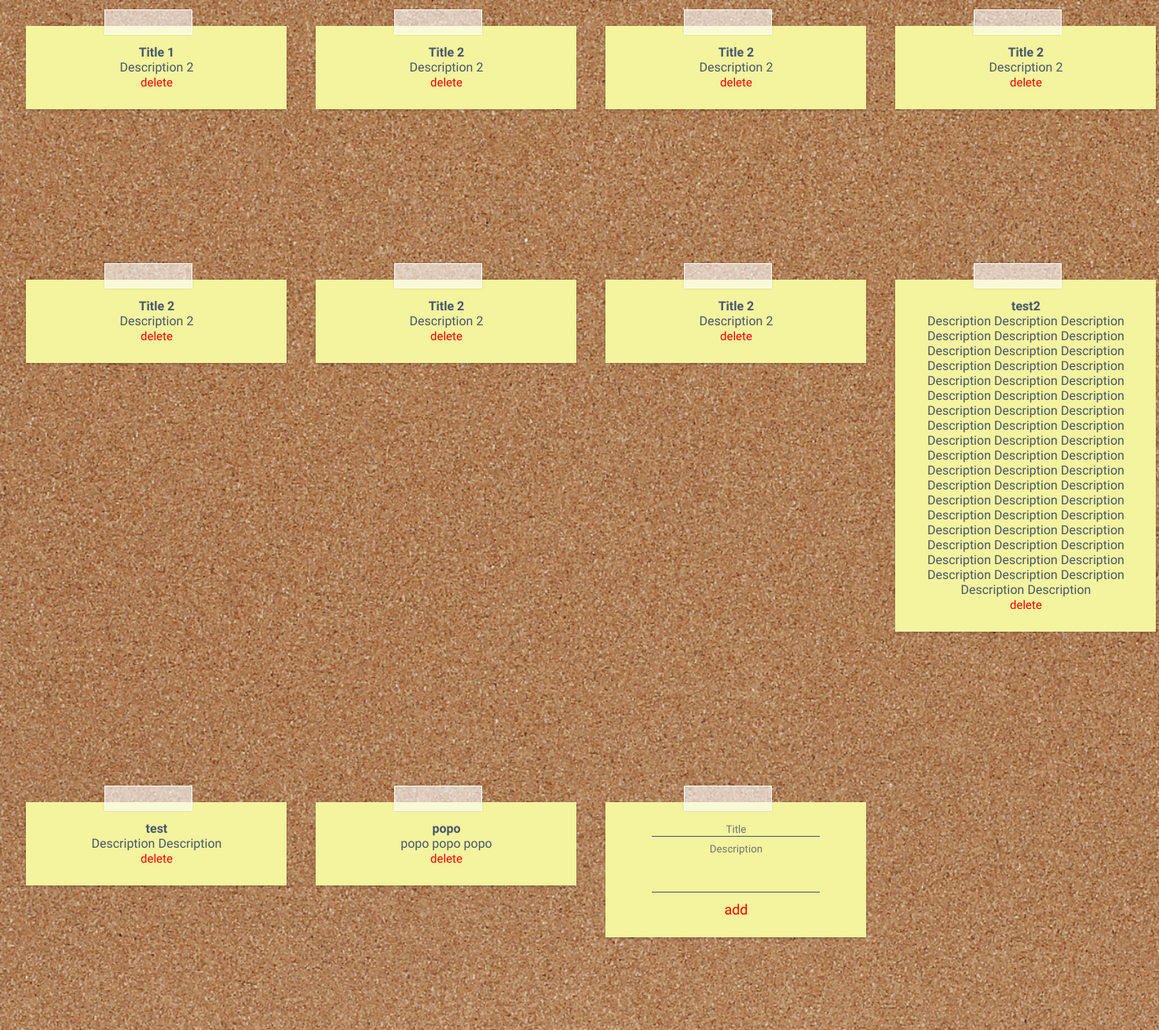
The page / on the database its author committed.
### tables this page shows
CREATE TABLE IF NOT EXISTS `post` (
  `id` int(11) NOT NULL AUTO_INCREMENT,
  `title` varchar(255) DEFAULT NULL,
  `description` longtext,
  PRIMARY KEY (`id`)
);

### index.php (the view, shortened to what this page needs)
<?php include('libs/config.php'); ?>
<!DOCTYPE html>
<html lang="en" >
<head>
  <link rel="stylesheet" href="css/style.css">
</head>
<body>
<div class="background"></div>
<div class="grid-container">
  <?php $reponse = $bdd->query('SELECT * FROM post'); while ($data = $reponse->fetch()) { ?>
    <div class="post-it">
      <form action='libs/delete.php' method='post' style="z-index:99;padding-bottom: 150px">
      <p class="sticky taped">
      <strong><?php echo $data['title']; ?></strong><br>
      <?php echo $data['description']; ?><br>
      <?php echo '<button type="submit" name="deletepost" style="color:red;font-size:15px;font-family: Indie Flower, cursive;background: transparent;border:none;" value="' . $data['id'] . '">delete</button>'; ?>
      </p>
      </form>
    </div>
    <?php } $reponse->closeCursor(); ?>
    <div class="post-it-2">
      <form action="add-post.php" method="post">
      <p class="sticky taped">
      <input type="text" name="title" placeholder="Title">
      <textarea name="description" rows="4" placeholder="Description"></textarea><br>
      <button type="submit" style="color:red;font-size:18px;font-family: Indie Flower, cursive;background: transparent;border:none;">add</button>
      </p>
      </form>
    </div>
</div>
</body>
</html>

### css/style.css (style rules this page uses)
body { width: 100%; height: 100%; padding: 0; margin: 0; }
.background { position: fixed; width: 100%; height: 100%; background-size: cover; background-repeat: no-repeat; background-image: url(../img/background.jpg); }
.sticky { -webkit-box-shadow: #DDD 0px 1px 2px; position: relative; background-color: #F4F39E; border-color: #DEE184; color: #47576B; text-align: center; margin: 2.5em 0px; padding: 1.5em 1em; -webkit-box-shadow: 0px 1px 3px rgba(0,0,0,0.25); -moz-box-shadow: 0px 1px 3px rgba(0,0,0,0.25); box-shadow: 0px 1px 3px rgba(0,0,0,0.25); width: 300px; font-family: 'Indie Flower', cursive; font-family: 'Give You Glory', cursive; font-family: 'The Girl Next Door', cursive; font-family: 'Gloria Hallelujah', cursive; }
.post-it { display:grid; padding: 5%; }
.post-it-2 { padding: 5%; }
.taped { text-align: center; margin: 15px; }
.sticky.taped:after { display: block; content: ""; position: absolute; width: 110px; height: 30px; top: -21px; left: 30%; border: 1px solid #fff; background: rgba(254, 254, 254, .6); -webkit-box-shadow: 0px 0 3px rgba(0,0,0,0.1); -moz-box-shadow: 0px 0 3px rgba(0,0,0,0.1); box-shadow: 0px 0 3px rgba(0,0,0,0.1); }
.grid-container { display: grid; grid-template-columns: 1fr 1fr 1fr 1fr; }
input { background: transparent; border: transparent; font-family: 'Indie Flower', cursive; font-family: 'Give You Glory', cursive; font-family: 'The Girl Next Door', cursive; font-family: 'Gloria Hallelujah', cursive; text-align: center; border-bottom: 1px solid #47576B; width: 70%; margin-bottom: 2%; outline: none; }
textarea { background: transparent; border: transparent; font-family: 'Indie Flower', cursive; font-family: 'Give You Glory', cursive; font-family: 'The Girl Next Door', cursive; font-family: 'Gloria Hallelujah', cursive; text-align: center; border-bottom: 1px solid #47576B; width: 70%; margin-bottom: 2%; resize: none; outline: none; }

### rows shown on the page
post: title "Title 1", description "Description 2", $data['id'] 2 (drawn)
post: title "Title 2", description "Description 2", $data['id'] 4 (drawn)
post: title "Title 2", description "Description 2", $data['id'] 5 (drawn)
post: title "Title 2", description "Description 2", $data['id'] 6 (drawn)
post: title "Title 2", description "Description 2", $data['id'] 7 (drawn)
post: title "Title 2", description "Description 2", $data['id'] 8 (drawn)
post: title "Title 2", description "Description 2", $data['id'] 19 (drawn)
post: title "test2", description "Description Description Description Description Description Description Description Description Description Description Description Description Description Description Description Description Description Description Description Description Description Description Description Description Description Description Description Description Description Description Description Description Description Description Description Description Description Description Description Description Description Description Description Description Description Description Description Description Description Description Description Description Description Description Description Description", $data['id'] 20 (drawn)
post: title "test", description "Description Description", $data['id'] 21 (drawn)
post: title "popo", description "popo popo popo", $data['id'] 22 (drawn)
